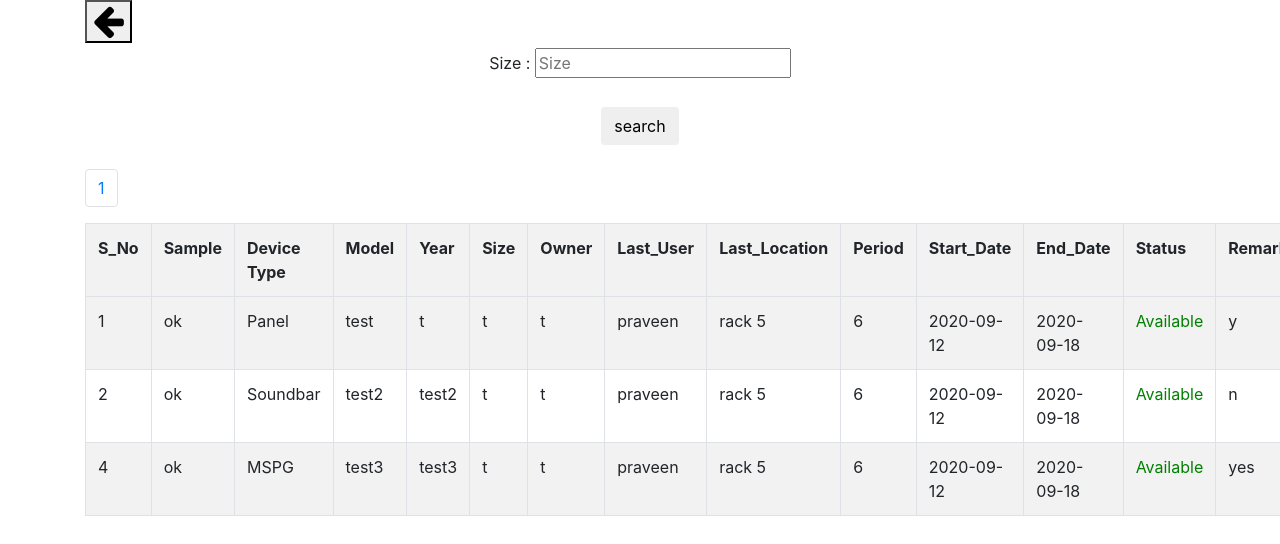
Page /size.php?size=t on the committed database.
### tables this page shows
CREATE TABLE `register` (
  `s_no` int(255) NOT NULL,
  `sample` varchar(255) NOT NULL,
  `dropdown` varchar(255) NOT NULL,
  `model` varchar(255) NOT NULL,
  `year` varchar(255) NOT NULL,
  `size` varchar(255) NOT NULL,
  `owner` varchar(255) NOT NULL,
  `user` varchar(255) NOT NULL,
  `loc` varchar(255) NOT NULL,
  `period` int(255) NOT NULL,
  `start_date` varchar(255) NOT NULL,
  `end_date` varchar(255) NOT NULL,
  `remarks` varchar(255) NOT NULL
);

### size.php (the view, shortened to what this page needs)
<?php
$con= mysqli_connect("localhost","root","","login");
$limit = 100;
if (isset($_GET["page"])) {
	$page  = $_GET["page"];
	}
	else{
	$page=1;
	};
$start_from = ($page-1) * $limit;
$size = "";
if(isset($_GET["size"]))
{
	$size = $_GET["size"];
}
	$result = mysqli_query($con,"SELECT * FROM register where size='$size' ORDER BY s_no ASC LIMIT $start_from, $limit");
?>
<!DOCTYPE html>
<html>
<head>
  <link rel="stylesheet" href="https://maxcdn.bootstrapcdn.com/bootstrap/4.0.0/css/bootstrap.min.css">
  <link rel="stylesheet" href="https://cdnjs.cloudflare.com/ajax/libs/font-awesome/4.7.0/css/font-awesome.min.css">
</head>
<body>
<center>
	<div class="container">
		<button onClick="javascript:history.go(-1)" style="float: left;"><i class="fa fa-arrow-left" style="font-size:36px;"></i></button><br><br>
			<form action="" method="POST">
				<label> Size :</label>
				<input type="text" name="size" placeholder="Size"><br><br>
				<input type="submit" name="search" class="btn" value="search">
			</form>
           	<table class="table table-bordered table-striped">
				<tr>
					<th> S_No </th>
					<th> Sample </th>
			        <th> Device Type </th>
			        <th> Model </th>
			        <th> Year </th>
			        <th> Size </th>
		         	<th> Owner </th>
			        <th> Last_User </th>
			        <th> Last_Location </th>
		        	<th> Period </th>
		        	<th> Start_Date </th>
		        	<th> End_Date </th>
		        	<th> Status </th>
		         	<th> Remarks </th>
		        </tr> <br>
		    <thead>
            <tbody>
                	<?php
                	$cur_date= date("Y-m-d");
                   while ($row = mysqli_fetch_array($result)) {
                   	if($row['end_date']<$cur_date)
		        		{
		        			$Available= "Available";
		        		}
		        		else
		        		{
		        			$Available= "Not available";
		        		}
                     ?>
                <tr>
				<td><?php echo $row["s_no"]; ?></td>
				<td><?php echo $row["sample"]; ?></td>
				<td><?php echo $row["dropdown"]; ?></td>
				<td><?php echo $row['model']; ?></td>
			    <td><?php echo $row['year']; ?></td>
			    <td><?php echo $row['size']; ?></td>
			    <td><?php echo $row['owner']; ?></td>
			    <td><?php echo $row['user']; ?></td>
                <td><?php echo $row['loc']; ?></td>
			    <td><?php echo $row['period']; ?></td>
			    <td><?php echo $row['start_date']; ?></td>
			    <td><?php echo $row['end_date']; ?></td>
			    <td <?php if($Available == "Available"){echo "style='color: green;'";}else{echo "style='color: red;'";}?>><?php echo $Available ; ?></td>
	            <td><?php echo $row['remarks']; ?></td>
                </tr>
                <?php
                };
                ?>
            </tbody>
            </thead>
            <?php
            $result_db = mysqli_query($con,"SELECT COUNT(s_no) FROM register");
            $row_db = mysqli_fetch_row($result_db);
            $total_records = $row_db[0];
            $total_pages = ceil($total_records / $limit);
            $pagLink = "<ul class='pagination'>";
            for ($i=1; $i<=$total_pages; $i++) {
              $pagLink .= "<li class='page-item'><a class='page-link' href='size.php?size=".$size."&page=".$i."'>".$i."</a></li>";
              }
            echo $pagLink . "</ul>";
            ?>
	         </table>
    </div>
</center>
</body>
</html>

### rows in the picture
register: s_no "1", sample "ok", dropdown "Panel", model "test", year "t", size "t", owner "t", user "praveen", loc "rack 5", period "6", start_date "2020-09-12", end_date "2020-09-18", end_date "Available", remarks "y"
register: s_no "2", sample "ok", dropdown "Soundbar", model "test2", year "test2", size "t", owner "t", user "praveen", loc "rack 5", period "6", start_date "2020-09-12", end_date "2020-09-18", end_date "Available", remarks "n"
register: s_no "4", sample "ok", dropdown "MSPG", model "test3", year "test3", size "t", owner "t", user "praveen", loc "rack 5", period "6", start_date "2020-09-12", end_date "2020-09-18", end_date "Available", remarks "yes"
